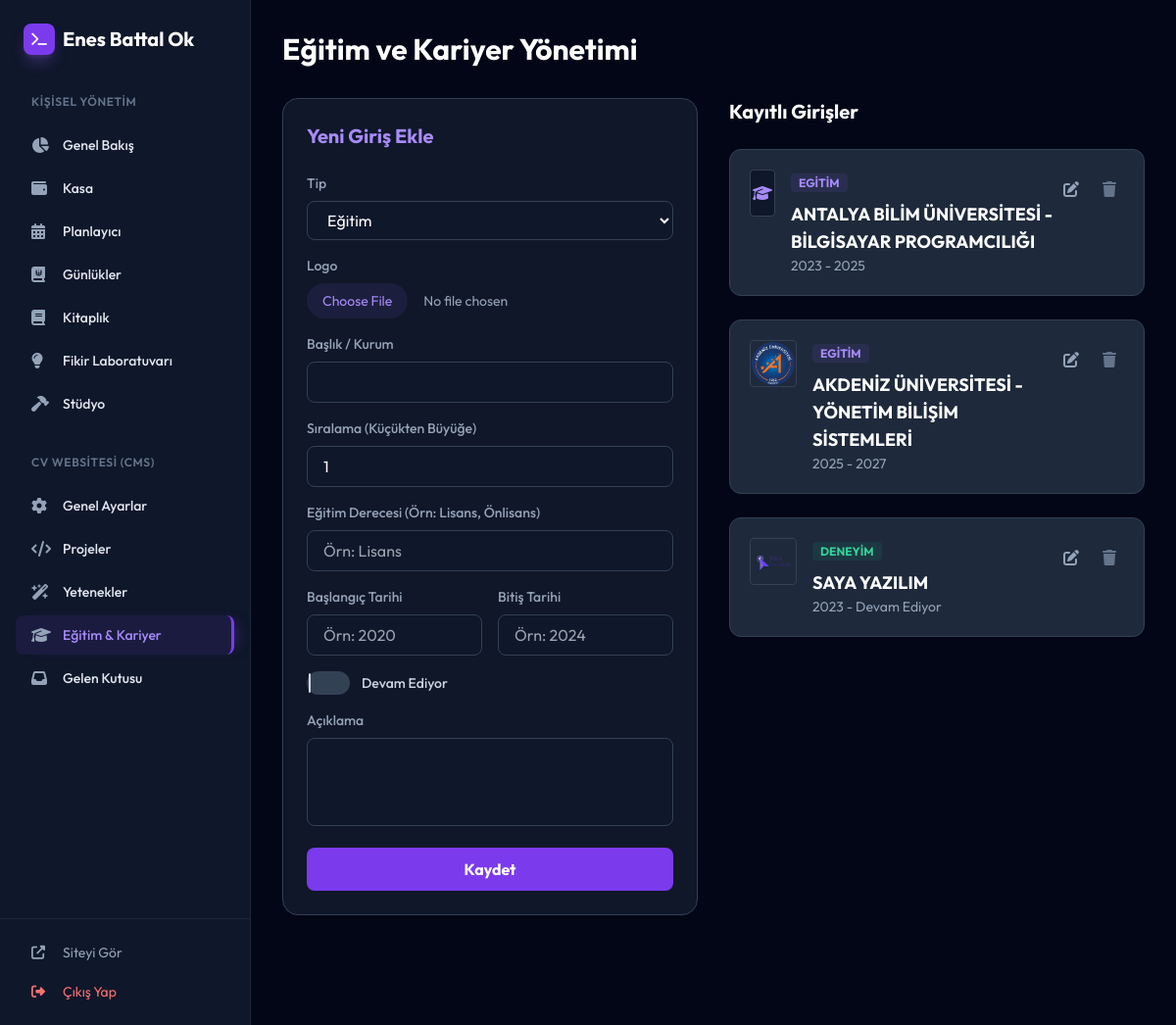
/admin/resume (signed in), run on an earlier commit of the app's database.
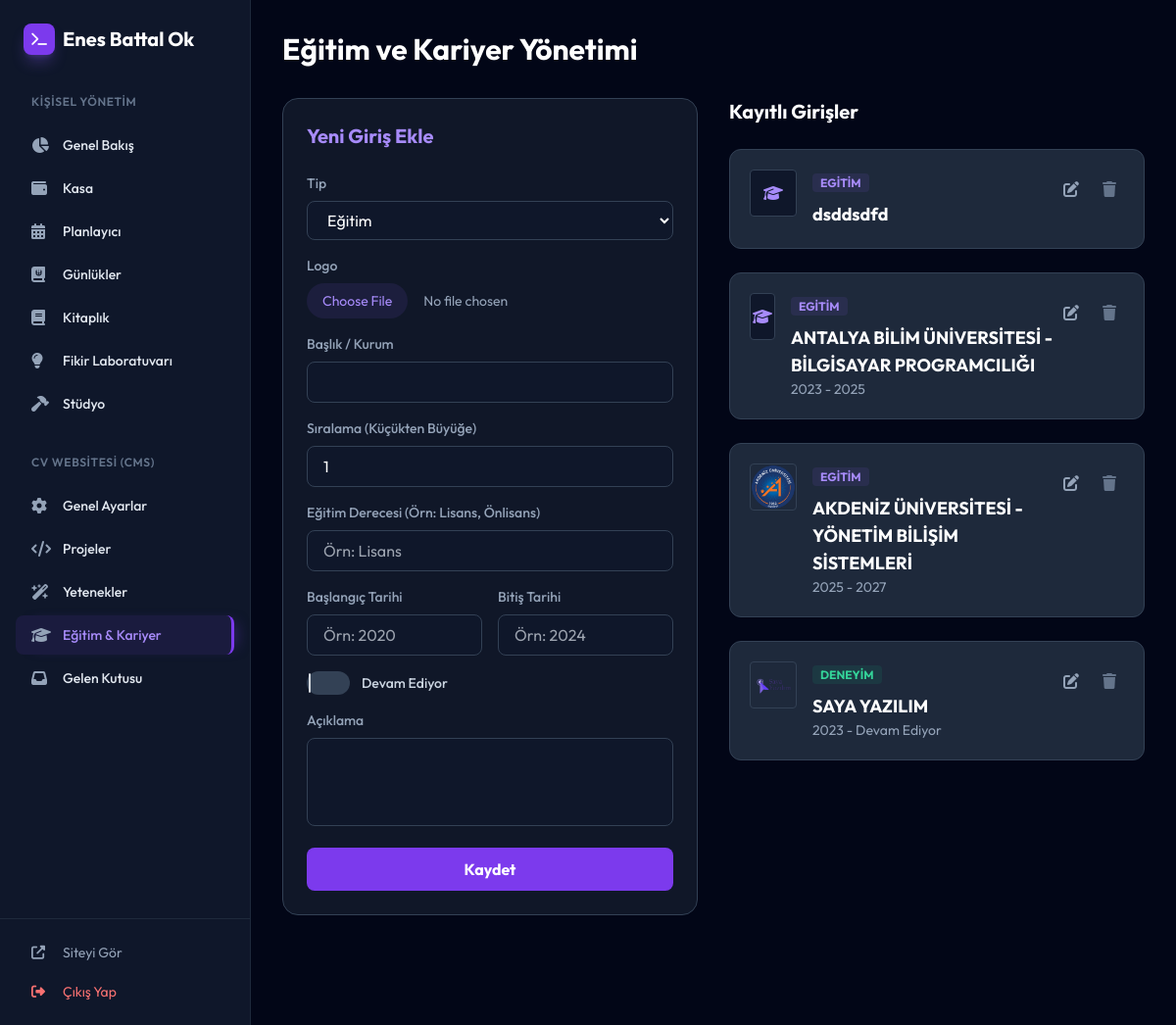
And on a later commit of the database.
### models.py (models this page shows)
class YolHaritasi(db.Model):
    id = db.Column(db.Integer, primary_key=True)
    kategori_id = db.Column(db.Integer, db.ForeignKey('calisma_kategori.id'), nullable=True)
    baslik = db.Column(db.String(200), nullable=False)
    durum = db.Column(db.String(50))
    notlar = db.Column(db.Text)
    tip = db.Column(db.String(50)) # 'Egitim' veya 'Deneyim'
    tarih_araligi = db.Column(db.String(100))
    logo_url = db.Column(db.String(255))
    order_index = db.Column(db.Integer, default=0)
    start_date = db.Column(db.String(50))
    end_date = db.Column(db.String(50))
    is_active = db.Column(db.Boolean, default=False)
    position = db.Column(db.String(100))
    degree = db.Column(db.String(100)) # Yeni alan: Eğitim Derecesi
    kategori = db.relationship('CalismaKategori', backref=db.backref('yol_haritalari', lazy=True))

### main.py (the view, shortened to what this page needs)
    @app.route('/admin/resume', methods=['GET', 'POST'])
    @login_required
    def admin_resume():
        items = YolHaritasi.query.order_by(YolHaritasi.order_index.asc()).all()
        return render_template('admin_resume.html', items=items)

### templates/admin_resume.html (shortened to what this page needs)
{% extends "admin_base.html" %}
{% block content %}
<div class="pb-20">
    <h1 class="text-3xl font-bold text-white mb-8">Eğitim ve Kariyer Yönetimi</h1>
    <div class="grid grid-cols-1 lg:grid-cols-2 gap-8">
        <div class="bg-slate-800/50 p-6 rounded-2xl border border-slate-700 h-fit">
            <h2 class="text-xl font-bold text-violet-400 mb-6">Yeni Giriş Ekle</h2>
            <form action="{{ url_for('admin_resume') }}" method="POST" enctype="multipart/form-data" class="space-y-4">
                <div>
                    <label class="block text-sm font-medium text-slate-400 mb-2">Tip</label>
                    <select name="tip" class="w-full px-4 py-2 bg-slate-900 border border-slate-700 rounded-lg text-white focus:border-violet-500 outline-none">
                        <option value="Egitim">Eğitim</option>
                    </select>
                </div>
                <div>
                    <label class="block text-sm font-medium text-slate-400 mb-2">Logo</label>
                    <input type="file" name="logo" class="w-full text-sm text-slate-400 file:mr-4 file:py-2 file:px-4 file:rounded-full file:border-0 file:bg-violet-500/10 file:text-violet-400">
                </div>
                <div>
                    <label class="block text-sm font-medium text-slate-400 mb-2">Başlık / Kurum</label>
                    <input type="text" name="baslik" required class="w-full px-4 py-2 bg-slate-900 border border-slate-700 rounded-lg text-white focus:border-violet-500 outline-none">
                </div>
                <div>
                    <label class="block text-sm font-medium text-slate-400 mb-2">Sıralama (Küçükten Büyüğe)</label>
                    <input type="number" name="order_index" value="1" min="1" class="w-full px-4 py-2 bg-slate-900 border border-slate-700 rounded-lg text-white focus:border-violet-500 outline-none">
                </div>
                <div id="degree_field">
                    <label class="block text-sm font-medium text-slate-400 mb-2">Eğitim Derecesi (Örn: Lisans, Önlisans)</label>
                    <input type="text" name="degree" placeholder="Örn: Lisans" class="w-full px-4 py-2 bg-slate-900 border border-slate-700 rounded-lg text-white focus:border-violet-500 outline-none">
                </div>
                <div class="grid grid-cols-2 gap-4">
                    <div>
                        <label class="block text-sm font-medium text-slate-400 mb-2">Başlangıç Tarihi</label>
                        <input type="text" name="start_date" placeholder="Örn: 2020" class="w-full px-4 py-2 bg-slate-900 border border-slate-700 rounded-lg text-white focus:border-violet-500 outline-none">
                    </div>
                    <div>
                        <label class="block text-sm font-medium text-slate-400 mb-2">Bitiş Tarihi</label>
                        <input type="text" name="end_date" placeholder="Örn: 2024" class="w-full px-4 py-2 bg-slate-900 border border-slate-700 rounded-lg text-white focus:border-violet-500 outline-none">
                    </div>
                </div>
                <div class="flex items-center">
                    <label class="relative inline-flex items-center cursor-pointer">
                        <div class="w-11 h-6 bg-slate-700 peer-focus:outline-none peer-focus:ring-4 peer-focus:ring-violet-800 rounded-full peer peer-checked:after:translate-x-full peer-checked:after:border-white after:content-[''] after:absolute after:top-[2px] after:left-[2px] after:bg-white after:border-gray-300 after:border after:rounded-full after:h-5 after:width-5 after:transition-all peer-checked:bg-violet-600"></div>
                        <span class="ml-3 text-sm font-medium text-slate-300">Devam Ediyor</span>
                    </label>
                </div>
                <div>
                    <label class="block text-sm font-medium text-slate-400 mb-2">Açıklama</label>
                    <textarea name="notlar" rows="3" class="w-full px-4 py-2 bg-slate-900 border border-slate-700 rounded-lg text-white focus:border-violet-500 outline-none resize-none"></textarea>
                </div>
                <button type="submit" class="w-full py-2.5 bg-violet-600 hover:bg-violet-700 text-white font-bold rounded-lg transition-all">Kaydet</button>
            </form>
        </div>
        <div class="space-y-6">
            <h2 class="text-xl font-bold text-white">Kayıtlı Girişler</h2>
            {% for item in items %}
            <div class="bg-slate-800 p-5 rounded-xl border border-slate-700 flex justify-between items-start">
                <div class="flex gap-4">
                    {% if item.logo_url %}
                    <img src="{{ item.logo_url }}" class="w-12 h-12 rounded object-cover border border-slate-700">
                    {% else %}
                    <div class="w-12 h-12 rounded bg-slate-900 flex items-center justify-center border border-slate-700">
                        <i class="fas {% if item.tip == 'Egitim' %}fa-graduation-cap text-violet-400{% else %}fa-briefcase text-emerald-400{% endif %}"></i>
                    </div>
                    {% endif %}
                    <div>
                        <span class="text-xs font-bold uppercase px-2 py-0.5 rounded {% if item.tip == 'Egitim' %}bg-violet-500/10 text-violet-400{% else %}bg-emerald-500/10 text-emerald-400{% endif %}">{{ item.tip }}</span>
                        <h3 class="text-lg font-bold text-white mt-2">{{ item.baslik }}</h3>
                        <p class="text-slate-400 text-sm">{{ item.tarih_araligi }}</p>
                    </div>
                </div>
                <div class="flex gap-2">
                    <a href="{{ url_for('edit_resume', id=item.id) }}" class="text-slate-400 hover:text-violet-400 transition-colors p-2"><i class="fas fa-edit"></i></a>
                    <a href="{{ url_for('delete_resume', id=item.id) }}" class="text-slate-500 hover:text-red-500 transition-colors p-2"><i class="fas fa-trash"></i></a>
                </div>
            </div>
            {% endfor %}
        </div>
    </div>
</div>
{% endblock %}

### templates/admin_base.html (shortened to what this page needs)
<!DOCTYPE html>
<html lang="tr">
<head>
    <script src="https://cdn.tailwindcss.com"></script>
    <link rel="stylesheet" href="https://cdnjs.cloudflare.com/ajax/libs/font-awesome/6.5.1/css/all.min.css">
    <link rel="stylesheet" href="https://cdnjs.cloudflare.com/ajax/libs/cropperjs/1.5.13/cropper.min.css">
</head>
<body class="bg-slate-950 text-slate-200 flex min-h-screen">
    <aside id="sidebar" class="w-64 bg-slate-900 border-r border-slate-800 flex flex-col fixed h-full z-50 transition-transform -translate-x-full lg:translate-x-0">
        <div class="p-6 hidden lg:block">
            <h1 class="text-xl font-bold text-white flex items-center gap-2">
                <span class="w-8 h-8 bg-violet-600 rounded-lg flex items-center justify-center shadow-lg shadow-violet-500/30">
                    <i class="fas fa-terminal text-sm"></i>
                </span>
                Enes Battal Ok
            </h1>
        </div>
        <nav class="flex-grow overflow-y-auto px-4 space-y-8 py-4">
            <div>
                <p class="px-4 text-xs font-semibold text-slate-500 uppercase tracking-wider mb-4">Kişisel Yönetim</p>
                <div class="space-y-1">
                    <a href="{{ url_for('dashboard') }}" class="flex items-center gap-3 px-4 py-2.5 rounded-lg transition-all hover:bg-slate-800 group {% if request.path == url_for('dashboard') %}sidebar-item-active{% endif %}">
                        <i class="fas fa-chart-pie w-5 text-slate-400 group-hover:text-violet-400"></i>
                        <span class="text-sm font-medium">Genel Bakış</span>
                    </a>
                    <a href="{{ url_for('admin_finance') }}" class="flex items-center gap-3 px-4 py-2.5 rounded-lg transition-all hover:bg-slate-800 group {% if request.path == url_for('admin_finance') %}sidebar-item-active{% endif %}">
                        <i class="fas fa-wallet w-5 text-slate-400 group-hover:text-violet-400"></i>
                        <span class="text-sm font-medium">Kasa</span>
                    </a>
                    <a href="{{ url_for('admin_planner') }}" class="flex items-center gap-3 px-4 py-2.5 rounded-lg transition-all hover:bg-slate-800 group {% if request.path == url_for('admin_planner') %}sidebar-item-active{% endif %}">
                        <i class="fas fa-calendar-alt w-5 text-slate-400 group-hover:text-violet-400"></i>
                        <span class="text-sm font-medium">Planlayıcı</span>
                    </a>
                    <a href="{{ url_for('admin_diaries') }}" class="flex items-center gap-3 px-4 py-2.5 rounded-lg transition-all hover:bg-slate-800 group {% if request.path == url_for('admin_diaries') %}sidebar-item-active{% endif %}">
                        <i class="fas fa-journal-whills w-5 text-slate-400 group-hover:text-violet-400"></i>
                        <span class="text-sm font-medium">Günlükler</span>
                    </a>
                    <a href="{{ url_for('admin_books') }}" class="flex items-center gap-3 px-4 py-2.5 rounded-lg transition-all hover:bg-slate-800 group {% if request.path == url_for('admin_books') %}sidebar-item-active{% endif %}">
                        <i class="fas fa-book w-5 text-slate-400 group-hover:text-violet-400"></i>
                        <span class="text-sm font-medium">Kitaplık</span>
                    </a>
                    <a href="{{ url_for('admin_ideas') }}" class="flex items-center gap-3 px-4 py-2.5 rounded-lg transition-all hover:bg-slate-800 group {% if request.path == url_for('admin_ideas') %}sidebar-item-active{% endif %}">
                        <i class="fas fa-lightbulb w-5 text-slate-400 group-hover:text-violet-400"></i>
                        <span class="text-sm font-medium">Fikir Laboratuvarı</span>
                    </a>
                    <a href="{{ url_for('admin_studio') }}" class="flex items-center gap-3 px-4 py-2.5 rounded-lg transition-all hover:bg-slate-800 group {% if request.path == url_for('admin_studio') %}sidebar-item-active{% endif %}">
                        <i class="fas fa-hammer w-5 text-slate-400 group-hover:text-violet-400"></i>
                        <span class="text-sm font-medium">Stüdyo</span>
                    </a>
                </div>
            </div>
            <div>
                <p class="px-4 text-xs font-semibold text-slate-500 uppercase tracking-wider mb-4">CV Websitesi (CMS)</p>
                <div class="space-y-1">
                    <a href="{{ url_for('admin_settings') }}" class="flex items-center gap-3 px-4 py-2.5 rounded-lg transition-all hover:bg-slate-800 group {% if request.path == url_for('admin_settings') %}sidebar-item-active{% endif %}">
                        <i class="fas fa-cog w-5 text-slate-400 group-hover:text-violet-400"></i>
                        <span class="text-sm font-medium">Genel Ayarlar</span>
                    </a>
                    <a href="{{ url_for('admin_projects') }}" class="flex items-center gap-3 px-4 py-2.5 rounded-lg transition-all hover:bg-slate-800 group {% if request.path == url_for('admin_projects') %}sidebar-item-active{% endif %}">
                        <i class="fas fa-code w-5 text-slate-400 group-hover:text-violet-400"></i>
                        <span class="text-sm font-medium">Projeler</span>
                    </a>
                    <a href="{{ url_for('admin_skills') }}" class="flex items-center gap-3 px-4 py-2.5 rounded-lg transition-all hover:bg-slate-800 group {% if request.path == url_for('admin_skills') %}sidebar-item-active{% endif %}">
                        <i class="fas fa-wand-magic-sparkles w-5 text-slate-400 group-hover:text-violet-400"></i>
                        <span class="text-sm font-medium">Yetenekler</span>
                    </a>
                    <a href="{{ url_for('admin_resume') }}" class="flex items-center gap-3 px-4 py-2.5 rounded-lg transition-all hover:bg-slate-800 group {% if request.path == url_for('admin_resume') %}sidebar-item-active{% endif %}">
                        <i class="fas fa-graduation-cap w-5 text-slate-400 group-hover:text-violet-400"></i>
                        <span class="text-sm font-medium">Eğitim & Kariyer</span>
                    </a>
                    <a href="{{ url_for('admin_inbox') }}" class="flex items-center gap-3 px-4 py-2.5 rounded-lg transition-all hover:bg-slate-800 group {% if request.path == url_for('admin_inbox') %}sidebar-item-active{% endif %}">
                        <i class="fas fa-inbox w-5 text-slate-400 group-hover:text-violet-400"></i>
                        <span class="text-sm font-medium">Gelen Kutusu</span>
                    </a>
                </div>
            </div>
        </nav>
        <div class="p-4 border-t border-slate-800 space-y-1">
            <a href="{{ url_for('home') }}" target="_blank" class="flex items-center gap-3 px-4 py-2 rounded-lg text-slate-400 hover:text-white hover:bg-slate-800 transition-all text-sm">
                <i class="fas fa-external-link-alt w-5"></i>
                Siteyi Gör
            </a>
            <a href="{{ url_for('logout') }}" class="flex items-center gap-3 px-4 py-2 rounded-lg text-red-400 hover:bg-red-500/10 transition-all text-sm">
                <i class="fas fa-sign-out-alt w-5"></i>
                Çıkış Yap
            </a>
        </div>
    </aside>
    <main class="flex-grow lg:ml-64 p-4 md:p-8 pt-20 lg:pt-8">
        {% block content %}{% endblock %}
    </main>
</body>
</html>

### templates/admin_base.html (style rules this page uses)
body { font-family: 'Outfit', sans-serif; }
.sidebar-item-active { background-color: rgb(124 58 237 / 0.1); color: #a78bfa; border-right: 3px solid #7c3aed; box-shadow: 10px 0 15px -10px rgba(124, 58, 237, 0.5); }
#sidebar nav { scrollbar-width: none !important; -ms-overflow-style: none !important; }

What changed in the data, as far as the page shows it:
added YolHaritasi: tip "EGITIM", baslik "dsddsdfd"
